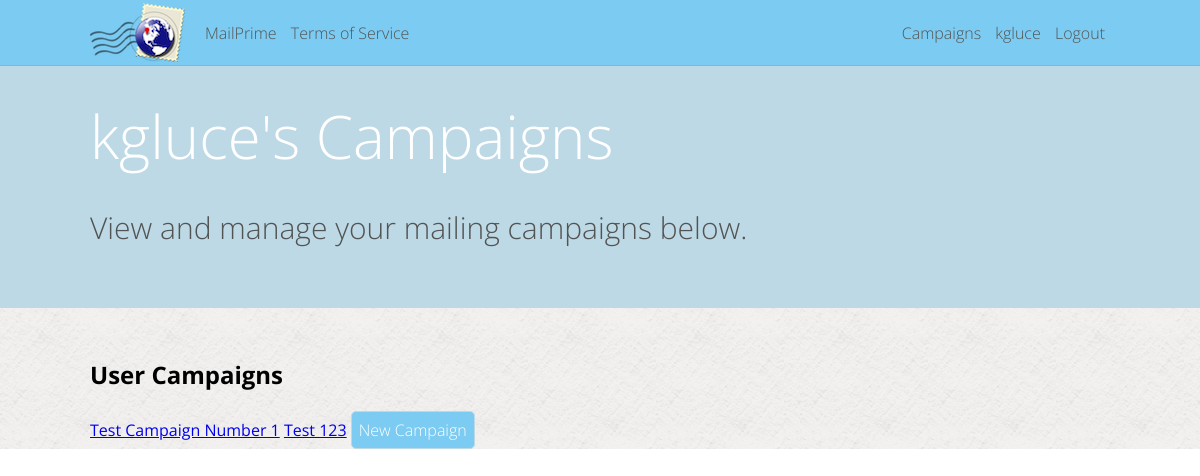
The app's page /kgluce/campaigns (signed in), older data.
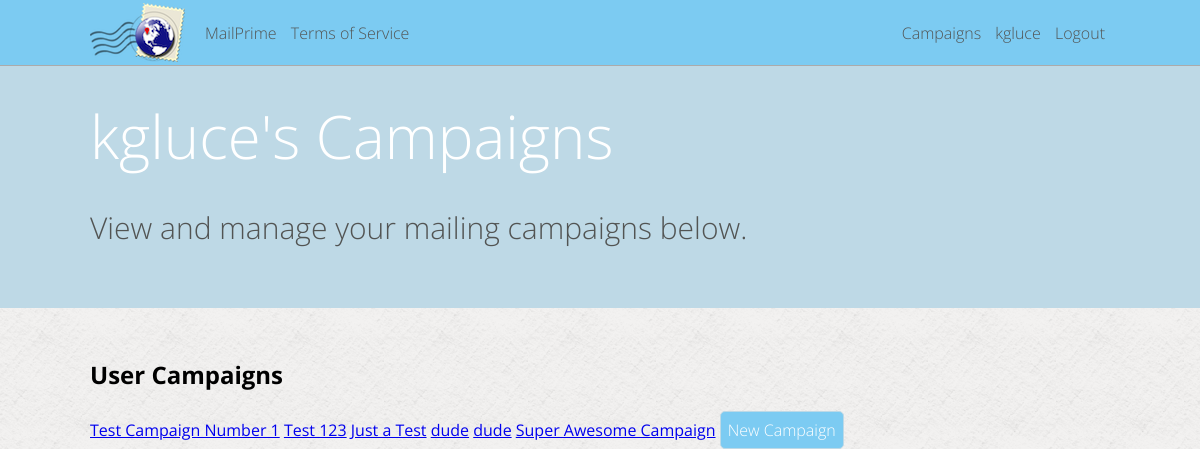
The same page, newer data.
### mailer/models.py (models this page shows, shortened)
class Campaign(models.Model):
	title = models.CharField(max_length=200)
	about = models.TextField()
	created_date = models.DateTimeField(auto_now_add=True, blank=True)
	active = models.BooleanField(default=True)
	user = models.ForeignKey(User)

### mailer/views.py (the view)
# urls.py: url(r'^(\w+)/campaigns$', views.user_campaigns, name='user_campaigns'),
def user_campaigns(request, param_username):
	page_vars = { "page_title": request.user.username + '\'s campaigns' }
	if current_user(request) and param_username == request.user.username:
		user_campaigns = Campaign.objects.filter(user = request.user)
		page_vars['campaigns'] = user_campaigns
		return render(request, 'user_campaigns.html', page_vars)
	else:
		raise Http404

### mailer/lib.py (called while the page is built)
def current_user(request):
	if request.user.is_authenticated():
		return True
	else:
		return False

### mailer/templates/user_campaigns.html
{% extends "_base.html" %}
{% block content %}
<h2>User Campaigns</h2>
{% for campaign in campaigns %}
	<a href="/{{ user.username }}/campaign-{{ campaign.pk }}">{{ campaign.title }}</a>
{% endfor %}
<a class="button_main" href="/{{ user.username }}/campaigns/new">New Campaign</a>
{% endblock %}
{% block header %}
<h5 id="header_title">{{ user.username }}'s Campaigns</h5>
<p id="header_desc">View and manage your mailing campaigns below.</p>
{% endblock header %}

### mailer/templates/_base.html (shortened to what this page needs)
{% load staticfiles %}
<!DOCTYPE html>
<html>
<head>
	<link href="{% static 'css/base.css' %}" rel="stylesheet">
</head>
<body>
	<nav>
		<div class="menu_wrapper">
			<img id="nav_icon" src="{% static 'images/nav_icon.png' %}" height="59px"></img>
			<ul class="nav_left">
				<li><a class="nav_link" href="/">MailPrime</a></li>
				<li><a class="nav_link" href="/tos">Terms of Service</a></li>
			</ul>
			<ul class="nav_right">
				{% if user.is_authenticated %}
				<li><a class="nav_link" href="/{{ user.username }}/campaigns">Campaigns</a></li>
				<li><a class="nav_link" href="/{{ user.username }}/account">{{ user.username }}</a></li>
				<li><a class="nav_link" href="/logout">Logout</a></li>
				{% else %}
				<li><a class="nav_link" href="/login">Login</a></li>
				{% endif %}
			</ul>
		</div>
	</nav>
	<header>
		<div class="content_wrapper">
			{% block header %}{% endblock header %}
		</div>
	</header>
	<section id="main">
		<div class="content_wrapper">
			{% block content %}
			{% endblock %}
		</div>
	</section>
</body>
</html>

### static/css/base.css (style rules this page uses)
html { font-family: 'Open Sans', sans-serif; }
.menu_wrapper { margin: 0 auto; padding: 0; height: 65px; max-width: 1200px; width: 85%; }
nav { position: fixed; width: 100%; height: 65px; left: 0px; top: 0px; background-color: #7ccbf2; outline: 1px outset #ffffff; }
.menu_wrapper { margin: 0 auto; padding: 0; height: 65px; max-width: 1200px; min-width: 590px; width: 85%; }
.nav_left { float: left; list-style: none; height: 100%; margin: 0; padding: 0; }
.nav_left li { font-family: 'Open Sans', sans-serif; font-weight: 300; color: #525453; padding-top: 22px; display: inline-block; padding-right: 5px; padding-left: 5px; height: 43px; }
.nav_left li .nav_link { text-decoration: none; color: #525453; }
#nav_icon { float: left; margin-right: 15px; margin-top: 3px; margin-bottom: 3px; }
.nav_right { float: right; list-style: none; height: 100%; margin: 0; padding: 0; }
.nav_right li { font-family: 'Open Sans', sans-serif; font-weight: 300; color: #525453; padding-top: 22px; display: inline-block; padding-right: 5px; padding-left: 5px; height: 43px; }
.nav_right li .nav_link { text-decoration: none; color: #525453; }
.content_wrapper { margin: 0 auto; max-width: 1200px; width: 85%; padding: 0; }
.button_main { display: inline-block; padding: 7px; text-decoration: none; background-color: #7ccbf2; font-family: 'Open Sans', sans-serif; font-weight: 300; color: #ffffff; border-radius: 5px; border: 1px solid #bed9e6; }
body { margin: 0; padding: 0; }
header { background-color: #bed9e6; margin: 0; padding: 0; padding-top: 95px; padding-bottom: 30px; width: 100%; }
#header_title { font-family: 'Open Sans', sans-serif; font-weight: 300; color: #ffffff; font-size: 60px; margin: 0; padding: 0; }
#header_desc { font-family: 'Open Sans', sans-serif; font-weight: 300; color: #525453; font-size: 30px; }
section[id="main"] { width: 100%; margin: 0; padding: 0; padding-top: 30px; background-image: url('/static/images/white_pattern.png'); }

Row changes from the older to the newer data that the page shows:
added Campaign: title "Just a Test"
added Campaign: title "dude"
added Campaign: title "dude"
added Campaign: title "Super Awesome Campaign"
